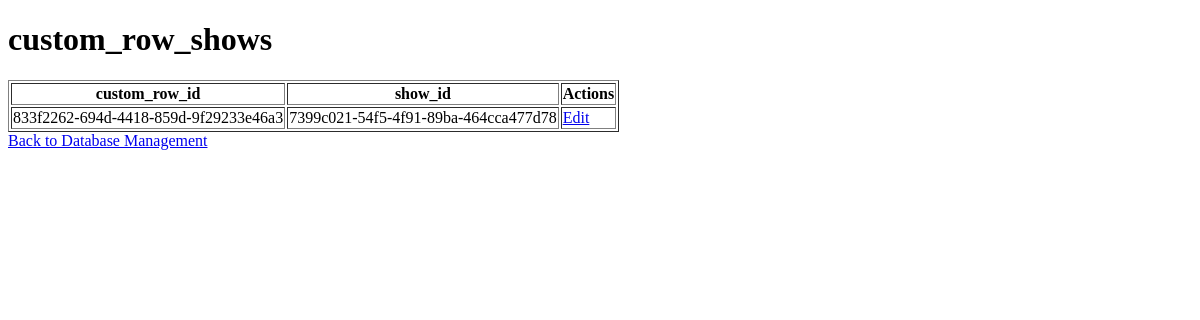
/admin/database/custom_row_shows (signed in), run on an earlier commit of the app's database.
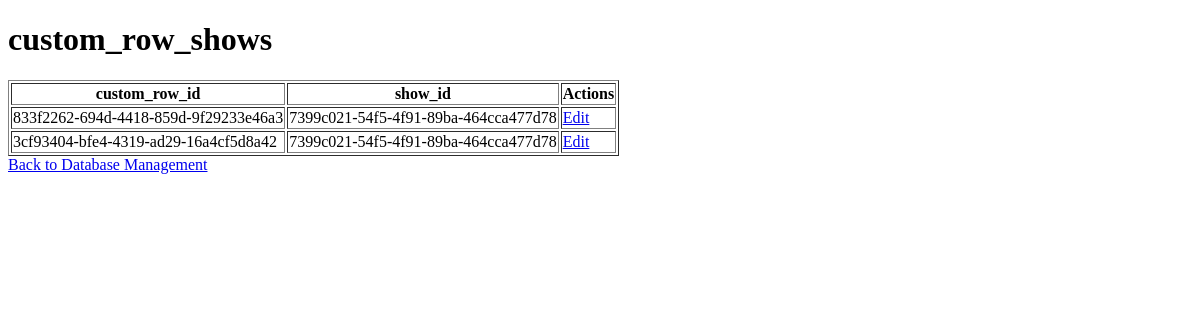
And on a later commit of the database.
### tables this page shows
CREATE TABLE custom_row_shows (
	custom_row_id VARCHAR(36) NOT NULL, 
	show_id INTEGER NOT NULL, 
	PRIMARY KEY (custom_row_id, show_id), 
	FOREIGN KEY(custom_row_id) REFERENCES custom_row (id), 
	FOREIGN KEY(show_id) REFERENCES show (id)
);

### app/routes/admin.py (the view)
@bp.route('/admin/database/<table_name>')
@login_required
def view_table(table_name):
    table = db.metadata.tables[table_name]
    columns = [column.name for column in table.columns]
    records = db.session.query(table).all()
    return render_template('view_table.html', table_name=table_name, columns=columns, records=records)

### app/__init__.py (called while the page is built)
def create_app():
    app = Flask(__name__)
    app.config['UPLOAD_FOLDER'] = os.path.join(app.root_path, 'static', 'uploads')
    app.config.from_object(Config)
    app.jinja_env.filters['time_to_12hour'] = time_to_12hour
    app.jinja_env.filters['format_air_time'] = format_air_time
    db.init_app(app)
    login_manager = LoginManager(app)
    login_manager.login_view = 'auth.login'
    @login_manager.user_loader
    def load_user(user_id):
        return User.query.get(int(user_id))
    from app.routes import main, admin, auth
    app.register_blueprint(main.bp)
    app.register_blueprint(admin.bp)
    app.register_blueprint(auth.bp)
    return app

### app/templates/view_table.html (shortened to what this page needs)
<!DOCTYPE html>
<html lang="en">
<head>
</head>
<body>
    <h1>{{ table_name }}</h1>
    <table border="1">
        <tr>
            {% for column in columns %}
                <th>{{ column }}</th>
            {% endfor %}
            <th>Actions</th>
        </tr>
        {% for record in records %}
            <tr>
                {% for column in columns %}
                    <td>{{ record[column] }}</td>
                {% endfor %}
                <td>
                    <a href="{{ url_for('admin.edit_record', table_name=table_name, record_id=record.id|string) }}">Edit</a>
                </td>
            </tr>
        {% endfor %}
    </table>
    <a href="{{ url_for('admin.admin_database') }}">Back to Database Management</a>
</body>
</html>

What changed in the data, as far as the page shows it:
added custom_row_shows: custom_row "3cf93404-bfe4-4319-ad29-16a4cf5d8a42" "7399c021-54f5-4f91-89ba-464cca477d78"
